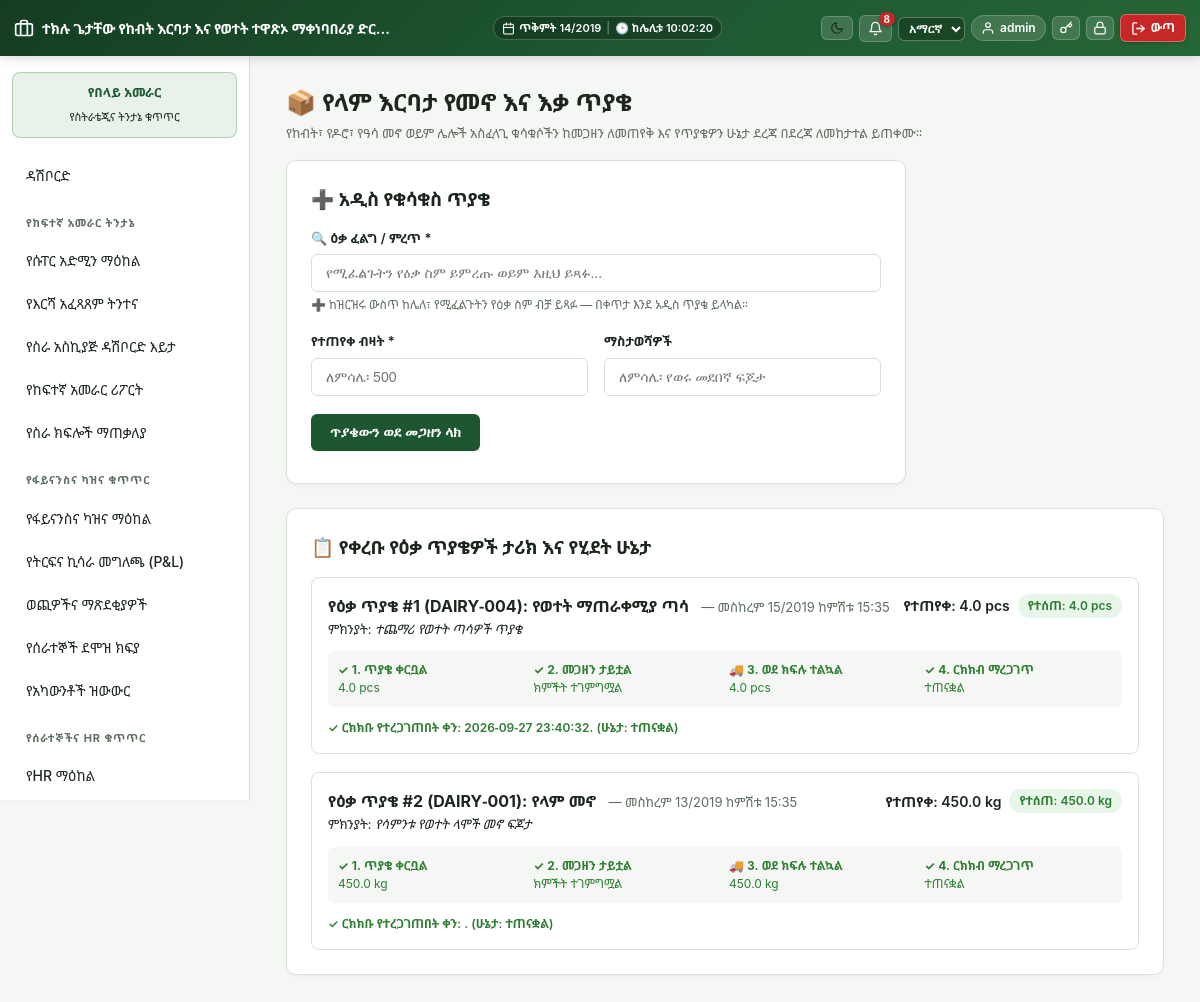
The app's page /modules/dairy/material_request.php (signed in) with its own data.
### tables this page shows
CREATE TABLE `dept_material_requests` (
  `id` int(11) NOT NULL,
  `department_id` int(11) NOT NULL,
  `stock_item_id` int(11) NOT NULL,
  `custom_item_name` varchar(150) DEFAULT NULL,
  `requested_quantity` decimal(12,2) NOT NULL,
  `note` varchar(255) DEFAULT NULL,
  `issued_quantity` decimal(12,2) NOT NULL DEFAULT 0.00,
  `shortage_quantity` decimal(12,2) NOT NULL DEFAULT 0.00,
  `status` enum('pending','partially_issued','fulfilled','shortage_purchase_raised','sent_to_department','completed','rejected') NOT NULL DEFAULT 'pending',
  `purchase_request_id` int(11) DEFAULT NULL,
  `requested_by` int(11) NOT NULL,
  `fulfilled_by` int(11) DEFAULT NULL,
  `received_confirmed_at` datetime DEFAULT NULL,
  `received_confirmed_by` int(11) DEFAULT NULL,
  `created_at` datetime DEFAULT current_timestamp()
);

CREATE TABLE `wh_stock_items` (
  `id` int(11) NOT NULL,
  `sku` varchar(50) NOT NULL,
  `name` varchar(150) NOT NULL,
  `product_class` enum('milk','feed','medicine','equipment','spare_parts','general') NOT NULL,
  `department_scope` varchar(20) DEFAULT NULL COMMENT 'NULL = shared across all departments in its product_class; otherwise a departments.code value restricting it to one department (see includes/material_request_shared.php)',
  `partition_code` enum('finished_products','feed_nutrition','materials_supplies') NOT NULL DEFAULT 'finished_products',
  `unit` varchar(20) NOT NULL,
  `is_perishable` tinyint(1) NOT NULL DEFAULT 0
);

### includes/material_request_shared.php (the view, shortened to what the rows shown need)
<?php
function render_dept_material_request_page(string $roleName, string $deptCode, string $pageTitleKey, string $pageTitleFallback): void
{
    require_once __DIR__ . '/functions.php';
    require_once __DIR__ . '/auth.php';
    require_once __DIR__ . '/header.php';
    $stmt = db()->prepare(
        "SELECT r.*, i.name AS catalog_name, i.unit, u.name AS requester_name,
                pr.status AS po_req_status, po.status AS po_status, po.supplier_name
         FROM dept_material_requests r
         JOIN wh_stock_items i ON i.id = r.stock_item_id
         JOIN users u ON u.id = r.requested_by
         LEFT JOIN fin_purchase_requests pr ON pr.id = r.purchase_request_id
         LEFT JOIN fin_purchase_orders po ON po.purchase_request_id = pr.id
         WHERE r.department_id = ?
         ORDER BY r.created_at DESC LIMIT 30"
    );
    $stmt->execute([$deptId]);
    $requests = $stmt->fetchAll();
    ?>
    <div style="display:flex;justify-content:space-between;align-items:center;margin-bottom:16px;flex-wrap:wrap;gap:10px">
        <div>
            <h2 class="mt-0" style="margin-bottom:4px">📦 <?= h(t($pageTitleKey, $pageTitleFallback)) ?></h2>
        </div>
    </div>
    <div class="card">
        <?php if (empty($requests)): ?>
            <p class="text-muted">📦 <?= current_locale() === 'am' ? 'እስካሁን የቀረበ የዕቃ ጥያቄ የለም።' : 'No material requests yet. Create a request above when your department needs materials.' ?></p>
        <?php else: ?>
            <div style="display:flex;flex-direction:column;gap:18px">
                <?php foreach ($requests as $idx => $r):
                    $seqNo = $idx + 1;
                    $displayName = $r['custom_item_name'] ?: $r['catalog_name'];
                    $isCompleted = ($r['status'] === 'completed' || $r['received_confirmed_at']);
                    $canConfirm = !$isCompleted && in_array($r['status'], ['sent_to_department', 'fulfilled', 'partially_issued'], true) && (float) $r['issued_quantity'] > 0;
                    $step1_req = true;
                    $step2_store = in_array($r['status'], ['partially_issued', 'fulfilled', 'shortage_purchase_raised', 'sent_to_department', 'completed'], true);
                    $hasShortage = in_array($r['status'], ['partially_issued', 'shortage_purchase_raised'], true) || (float) $r['shortage_quantity'] > 0;
                    $step6_sent_dept = in_array($r['status'], ['sent_to_department', 'completed', 'fulfilled'], true) || (float) $r['issued_quantity'] > 0;
                    $step7_done = $isCompleted;
                ?>
                    <div style="border:1px solid var(--border);border-radius:8px;padding:16px;background:var(--card)">
                        <div style="display:flex;justify-content:space-between;align-items:flex-start;flex-wrap:wrap;gap:10px;margin-bottom:12px">
                            <div>
                                <span style="font-weight:700;font-size:16px"><?= current_locale() === 'am' ? 'የዕቃ ጥያቄ #' : 'Material Request #' ?><?= $seqNo ?> (<?= h($deptCode) ?>-<?= str_pad((string)$r['id'], 3, '0', STR_PAD_LEFT) ?>): <?= h($displayName) ?></span>
                                <span class="text-muted" style="font-size:13px;margin-left:8px">— <?= h(eth_datetime($r['created_at'])) ?></span>
                                <?php if ($r['note']): ?>
                                    <div style="font-size:13px;color:var(--text-muted);margin-top:2px"><?= current_locale() === 'am' ? 'ምክንያት: ' : 'Reason: ' ?><em><?= h($r['note']) ?></em></div>
                                <?php endif; ?>
                            </div>
                            <div style="display:flex;gap:8px;align-items:center">
                                <span style="font-size:14px;font-weight:600"><?= current_locale() === 'am' ? 'የተጠየቀ: ' : 'Requested: ' ?><?= number_format($r['requested_quantity'], 1) ?> <?= h($r['unit']) ?></span>
                                <?php if ((float)$r['issued_quantity'] > 0): ?>
                                    <span class="badge milking"><?= current_locale() === 'am' ? 'የተሰጠ: ' : 'Issued: ' ?><?= number_format($r['issued_quantity'], 1) ?> <?= h($r['unit']) ?></span>
                                <?php endif; ?>
                            </div>
                        </div>
                        <div style="display:grid;grid-template-columns:repeat(auto-fit, minmax(130px, 1fr));gap:8px;background:var(--bg);padding:10px;border-radius:6px;margin-bottom:12px;font-size:12px">
                            <div style="color:<?= $step1_req ? '#2e7d32' : 'var(--text-muted)' ?>">
                                <strong><?= $step1_req ? '✓' : '○' ?> 1. <?= current_locale() === 'am' ? 'ጥያቄ ቀርቧል' : 'Request Created' ?></strong>
                                <div><?= number_format($r['requested_quantity'], 1) ?> <?= h($r['unit']) ?></div>
                            </div>
                            <div style="color:<?= $step2_store ? '#2e7d32' : 'var(--text-muted)' ?>">
                                <strong><?= $step2_store ? '✓' : '○' ?> 2. <?= current_locale() === 'am' ? 'መጋዘን ታይቷል' : 'Store Checked' ?></strong>
                                <div><?= $step2_store ? (current_locale() === 'am' ? 'ክምችት ተገምግሟል' : 'Stock evaluated') : (current_locale() === 'am' ? 'ምርመራ ይጠብቃል' : 'Pending check') ?></div>
                            </div>
                            <div style="color:<?= $step6_sent_dept ? '#2e7d32' : 'var(--text-muted)' ?>">
                                <strong><?= $step6_sent_dept ? '🚚' : '○' ?> <?= $hasShortage ? '5' : '3' ?>. <?= current_locale() === 'am' ? 'ወደ ክፍሉ ተልኳል' : 'Sent to Dept' ?></strong>
                                <div><?= (float)$r['issued_quantity'] > 0 ? number_format($r['issued_quantity'], 1).' '.$r['unit'] : (current_locale() === 'am' ? 'በመጠባበቅ ላይ' : 'Pending') ?></div>
                            </div>
                            <div style="color:<?= $step7_done ? '#2e7d32' : ($canConfirm ? '#d32f2f' : 'var(--text-muted)') ?>">
                                <strong><?= $step7_done ? '✓' : ($canConfirm ? '🔴' : '○') ?> <?= $hasShortage ? '6' : '4' ?>. <?= current_locale() === 'am' ? 'ርክክብ ማረጋገጥ' : 'Confirmation' ?></strong>
                                <div><?= $step7_done ? (current_locale() === 'am' ? 'ተጠናቋል' : 'COMPLETED') : ($canConfirm ? (current_locale() === 'am' ? 'ማረጋገጫ ይጠበቃል' : 'Action Required') : (current_locale() === 'am' ? 'በመጠባበቅ ላይ' : 'Pending')) ?></div>
                            </div>
                        </div>
                        <?php if ($canConfirm): ?>
                            <div style="background:#e8f5e9;border-left:4px solid #2e7d32;padding:10px 14px;border-radius:4px;display:flex;justify-content:space-between;align-items:center;flex-wrap:wrap;gap:8px">
                                <div>
                                    <strong style="color:#1b5e20">📦 <?= current_locale() === 'am' ? 'ዕቃው ከመጋዘን ተልኳል (' . number_format($r['issued_quantity'], 1) . ' ' . h($r['unit']) . ')' : 'Material has been dispatched by Warehouse (' . number_format($r['issued_quantity'], 1) . ' ' . h($r['unit']) . ')' ?></strong>
                                    <div style="font-size:12px;color:#2e7d32"><?= current_locale() === 'am' ? 'እባክዎ ዕቃው በክፍልዎ መድረሱን በአካል ያረጋግጡና "ተረክቤያለሁ" የሚለውን ይጫኑ።' : 'Please verify physical receipt of goods at your unit and click confirm below.' ?></div>
                                </div>
                                <form method="post" onsubmit="return confirm('<?= current_locale() === 'am' ? 'ዕቃውን በክፍልዎ በአካል መቀበልዎን ያረጋግጣሉ?' : 'Confirm you have physically received this material at your department?' ?>');">
                                    <?= csrf_field() ?>
                                    <input type="hidden" name="confirm_received" value="1">
                                    <input type="hidden" name="request_id" value="<?= (int)$r['id'] ?>">
                                    <button class="btn" type="submit" style="background:#2e7d32;border-color:#2e7d32">✓ <?= current_locale() === 'am' ? 'ተረክቤያለሁ (አረጋግጥ)' : 'CONFIRM RECEIVED' ?></button>
                                </form>
                            </div>
                        <?php elseif ($isCompleted): ?>
                            <div style="font-size:12px;color:#2e7d32;font-weight:600">
                                ✓ <?= current_locale() === 'am' ? 'ርክክቡ የተረጋገጠበት ቀን: ' : 'Confirmed received on ' ?><?= h($r['received_confirmed_at']) ?>. (<?= current_locale() === 'am' ? 'ሁኔታ: ተጠናቋል' : 'Status: COMPLETED' ?>)
                            </div>
                        <?php endif; ?>
                    </div>
                <?php endforeach; ?>
            </div>
        <?php endif; ?>
    </div>
    <?php
    require_once __DIR__ . '/footer.php';
}

### records on screen
dept_material_requests: seqNo "1", id "004", stock_item.name "የወተት ማጠራቀሚያ ጣሳ", created_at "መስከረም 15/2019 ከምሽቱ 15:35", note "ተጨማሪ የወተት ጣሳዎች ጥያቄ", requested_quantity "4.0", stock_item.unit "pcs", issued_quantity "4.0", status "ክምችት ተገምግሟል", received_confirmed_at "2026-09-27 23:40:32"
dept_material_requests: seqNo "2", id "001", stock_item.name "የላም መኖ", created_at "መስከረም 13/2019 ከምሽቱ 15:35", note "የሳምንቱ የወተት ላሞች መኖ ፍጆታ", requested_quantity "450.0", stock_item.unit "kg", issued_quantity "450.0", status "ክምችት ተገምግሟል"

### other values on screen
$unread "8"
$user['name'] "admin"
t('nav.dashboard') "ዳሽቦርድ"
$sec['title'] "የከፍተኛ አመራር ትንታኔ"
$item['label'] "የሱፐር አድሚን ማዕከል"
$item['label'] "የእርሻ አፈጻጸም ትንተና"
$item['label'] "የስራ አስኪያጅ ዳሽቦርድ እይታ"
$item['label'] "የከፍተኛ አመራር ሪፖርት"
$item['label'] "የስራ ክፍሎች ማጠቃለያ"
$sec['title'] "የፋይናንስና ካዝና ቁጥጥር"
$item['label'] "የፋይናንስና ካዝና ማዕከል"
$item['label'] "የትርፍና ኪሳራ መግለጫ (P&L)"
$item['label'] "ወጪዎችና ማጽደቂያዎች"
$item['label'] "የሰራተኞች ደሞዝ ክፍያ"
$item['label'] "የአካውንቶች ዝውውር"
